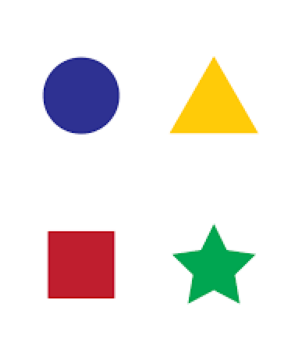
#> input picture 03-Contours/01-Understanding Contours/Image.png, 294 x 358 px
$ jupyter execute 01_Understanding_Contours.ipynb   (older library calls are emulated)
#> lines starting #> are read from the running program, lines starting #| are printed output that depends on the picture; after the words box and inside, x2 and y2 are one past the last pixel; in counts of white or black regions, pixels touching at a corner belong together
# Contours

[cell 1]
import cv2
import numpy as np
from matplotlib import pyplot as plt

[cell 2]
image = cv2.imread('Image.png')
#> image is the input picture: shape (358, 294, 3); mean B, G, R 228.4, 232.1, 236.1

[cell 3]
plt.figure(figsize=(6, 6))

plt.imshow(cv2.cvtColor(image, cv2.COLOR_BGR2RGB))
plt.title('Input Image')

plt.show()

[cell 4]
# Convert image to grayscale
gray_img = cv2.cvtColor(image,cv2.COLOR_BGR2GRAY)
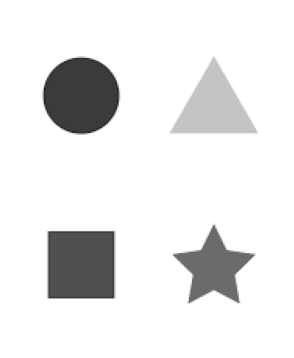
#> gray_img: shape (358, 294); min 22, max 255, mean 232.9

# Extract edges
edged_img = cv2.Canny(gray_img, 30, 200)
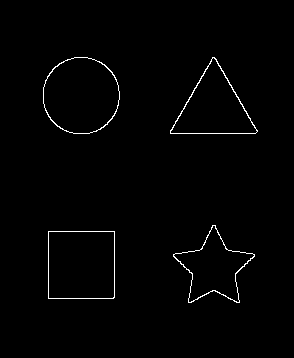
#> edged_img: shape (358, 294); 1.1% white in thin lines or dots, all inside (x1, y1, x2, y2) = (43, 57, 258, 303)

# Find contours
contours, hierarchy = cv2.findContours(edged_img.copy(), cv2.RETR_EXTERNAL, cv2.CHAIN_APPROX_NONE)
#> contours = 4 contours; box (x1, y1, x2, y2) and area: (43, 57, 120, 134) 4620, (48, 231, 115, 299) 4422, (170, 57, 258, 134) 3476, (173, 225, 255, 303) 2884

[cell 5]
print(len(contours))
#| 4

[cell 6]
plt.figure(figsize=(8, 8))

sorted_contours = sorted(contours, key= cv2.contourArea, reverse= True)
#> sorted_contours has the same summary as contours
for i in range(len(contours)):
    # read image again to delete previous countour
    image = cv2.imread('Image.png')

    plt.subplot(2, 2, i+1)
    cv2.drawContours(image, sorted_contours, i, (0,0,255), 2)
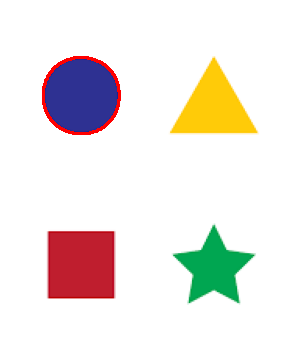
#> image: shape (358, 294, 3); 0.78% of pixels changed, all inside (x1, y1, x2, y2) = (42, 56, 121, 135)
    plt.imshow(cv2.cvtColor(image, cv2.COLOR_BGR2RGB))
    plt.title(str(i+1))

plt.tight_layout()
plt.show()
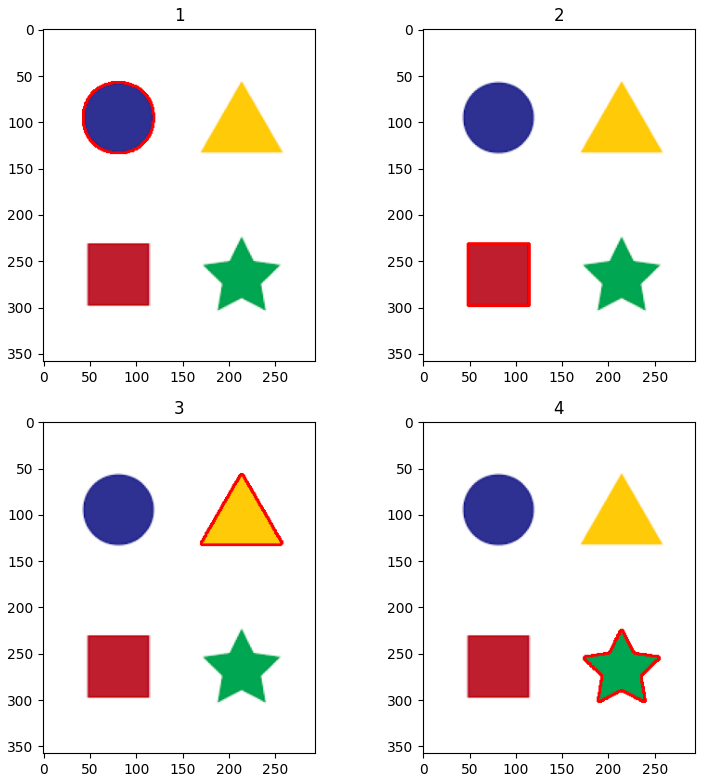
#> figure drawn by matplotlib, 4 panels

[cell 7]
plt.figure(figsize=(6, 6))

image = cv2.imread('Image.png')

# Use '-1' as the 3rd parameter to draw all
cv2.drawContours(image, contours, -1, (0,0,255), 3)
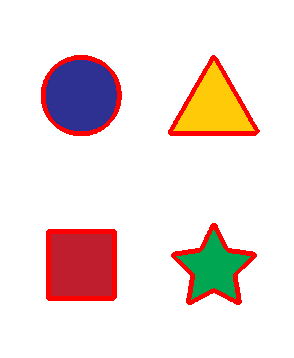
#> image: shape (358, 294, 3); 4.63% of pixels changed, all inside (x1, y1, x2, y2) = (41, 55, 260, 305)
plt.imshow(cv2.cvtColor(image, cv2.COLOR_BGR2RGB))
plt.title('All Contours')

plt.show()
